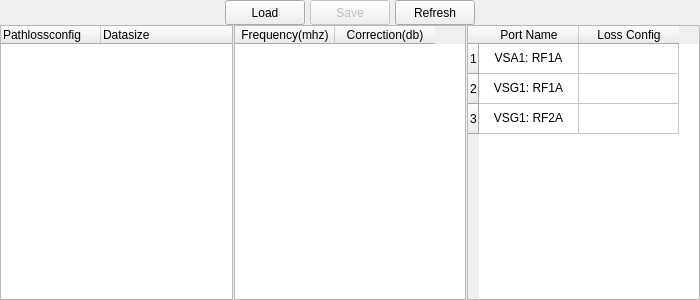
<?xml version="1.0" encoding="UTF-8"?>
<ui version="4.0">
 <class>PathLossDialogui</class>
 <widget class="QFrame" name="PathLossDialogui">
  <property name="geometry">
   <rect>
    <x>0</x>
    <y>0</y>
    <width>700</width>
    <height>300</height>
   </rect>
  </property>
  <property name="sizePolicy">
   <sizepolicy hsizetype="Minimum" vsizetype="Minimum">
    <horstretch>0</horstretch>
    <verstretch>0</verstretch>
   </sizepolicy>
  </property>
  <property name="minimumSize">
   <size>
    <width>700</width>
    <height>300</height>
   </size>
  </property>
  <property name="windowTitle">
   <string>Frame</string>
  </property>
  <layout class="QVBoxLayout" name="verticalLayout">
   <property name="spacing">
    <number>0</number>
   </property>
   <property name="leftMargin">
    <number>0</number>
   </property>
   <property name="topMargin">
    <number>0</number>
   </property>
   <property name="rightMargin">
    <number>0</number>
   </property>
   <property name="bottomMargin">
    <number>0</number>
   </property>
   <item>
    <layout class="QHBoxLayout" name="horizontalLayout_2">
     <property name="spacing">
      <number>5</number>
     </property>
     <item>
      <spacer name="horizontalSpacer_2">
       <property name="orientation">
        <enum>Qt::Horizontal</enum>
       </property>
       <property name="sizeHint" stdset="0">
        <size>
         <width>40</width>
         <height>20</height>
        </size>
       </property>
      </spacer>
     </item>
     <item>
      <widget class="QPushButton" name="pushButton_2">
       <property name="enabled">
        <bool>true</bool>
       </property>
       <property name="sizePolicy">
        <sizepolicy hsizetype="Minimum" vsizetype="Minimum">
         <horstretch>0</horstretch>
         <verstretch>0</verstretch>
        </sizepolicy>
       </property>
       <property name="minimumSize">
        <size>
         <width>0</width>
         <height>25</height>
        </size>
       </property>
       <property name="maximumSize">
        <size>
         <width>16777215</width>
         <height>25</height>
        </size>
       </property>
       <property name="text">
        <string>Load</string>
       </property>
      </widget>
     </item>
     <item>
      <widget class="QPushButton" name="pushButton_4">
       <property name="enabled">
        <bool>false</bool>
       </property>
       <property name="sizePolicy">
        <sizepolicy hsizetype="Minimum" vsizetype="Minimum">
         <horstretch>0</horstretch>
         <verstretch>0</verstretch>
        </sizepolicy>
       </property>
       <property name="minimumSize">
        <size>
         <width>0</width>
         <height>25</height>
        </size>
       </property>
       <property name="maximumSize">
        <size>
         <width>16777215</width>
         <height>25</height>
        </size>
       </property>
       <property name="text">
        <string>Save</string>
       </property>
      </widget>
     </item>
     <item>
      <widget class="QPushButton" name="pushButton_7">
       <property name="enabled">
        <bool>true</bool>
       </property>
       <property name="sizePolicy">
        <sizepolicy hsizetype="Minimum" vsizetype="Minimum">
         <horstretch>0</horstretch>
         <verstretch>0</verstretch>
        </sizepolicy>
       </property>
       <property name="minimumSize">
        <size>
         <width>0</width>
         <height>25</height>
        </size>
       </property>
       <property name="maximumSize">
        <size>
         <width>16777215</width>
         <height>25</height>
        </size>
       </property>
       <property name="text">
        <string>Refresh</string>
       </property>
      </widget>
     </item>
     <item>
      <spacer name="horizontalSpacer">
       <property name="orientation">
        <enum>Qt::Horizontal</enum>
       </property>
       <property name="sizeHint" stdset="0">
        <size>
         <width>40</width>
         <height>20</height>
        </size>
       </property>
      </spacer>
     </item>
    </layout>
   </item>
   <item>
    <layout class="QHBoxLayout" name="horizontalLayout" stretch="1,1,1">
     <property name="spacing">
      <number>1</number>
     </property>
     <property name="leftMargin">
      <number>0</number>
     </property>
     <property name="topMargin">
      <number>0</number>
     </property>
     <property name="rightMargin">
      <number>0</number>
     </property>
     <property name="bottomMargin">
      <number>0</number>
     </property>
     <item>
      <widget class="QTreeWidget" name="treeWidget">
       <property name="contextMenuPolicy">
        <enum>Qt::CustomContextMenu</enum>
       </property>
       <column>
        <property name="text">
         <string>Pathlossconfig</string>
        </property>
       </column>
       <column>
        <property name="text">
         <string>Datasize</string>
        </property>
       </column>
      </widget>
     </item>
     <item>
      <widget class="QTableWidget" name="tableWidget">
       <property name="contextMenuPolicy">
        <enum>Qt::CustomContextMenu</enum>
       </property>
       <property name="selectionMode">
        <enum>QAbstractItemView::SingleSelection</enum>
       </property>
       <property name="selectionBehavior">
        <enum>QAbstractItemView::SelectRows</enum>
       </property>
       <column>
        <property name="text">
         <string>Frequency(mhz)</string>
        </property>
       </column>
       <column>
        <property name="text">
         <string>Correction(db)</string>
        </property>
       </column>
      </widget>
     </item>
     <item>
      <widget class="QTableWidget" name="tableWidget_2">
       <property name="contextMenuPolicy">
        <enum>Qt::CustomContextMenu</enum>
       </property>
       <property name="editTriggers">
        <set>QAbstractItemView::NoEditTriggers</set>
       </property>
       <property name="selectionBehavior">
        <enum>QAbstractItemView::SelectRows</enum>
       </property>
       <row>
        <property name="text">
         <string>1</string>
        </property>
       </row>
       <row>
        <property name="text">
         <string>2</string>
        </property>
       </row>
       <row>
        <property name="text">
         <string>3</string>
        </property>
       </row>
       <column>
        <property name="text">
         <string>Port Name</string>
        </property>
       </column>
       <column>
        <property name="text">
         <string>Loss Config</string>
        </property>
       </column>
       <item row="0" column="0">
        <property name="text">
         <string>VSA1: RF1A</string>
        </property>
        <property name="textAlignment">
         <set>AlignCenter</set>
        </property>
       </item>
       <item row="0" column="1">
        <property name="text">
         <string/>
        </property>
        <property name="textAlignment">
         <set>AlignCenter</set>
        </property>
       </item>
       <item row="1" column="0">
        <property name="text">
         <string>VSG1: RF1A</string>
        </property>
        <property name="textAlignment">
         <set>AlignCenter</set>
        </property>
       </item>
       <item row="1" column="1">
        <property name="text">
         <string/>
        </property>
        <property name="textAlignment">
         <set>AlignCenter</set>
        </property>
       </item>
       <item row="2" column="0">
        <property name="text">
         <string>VSG1: RF2A</string>
        </property>
        <property name="textAlignment">
         <set>AlignCenter</set>
        </property>
       </item>
       <item row="2" column="1">
        <property name="text">
         <string/>
        </property>
        <property name="textAlignment">
         <set>AlignCenter</set>
        </property>
       </item>
      </widget>
     </item>
    </layout>
   </item>
  </layout>
 </widget>
 <resources/>
 <connections/>
</ui>
